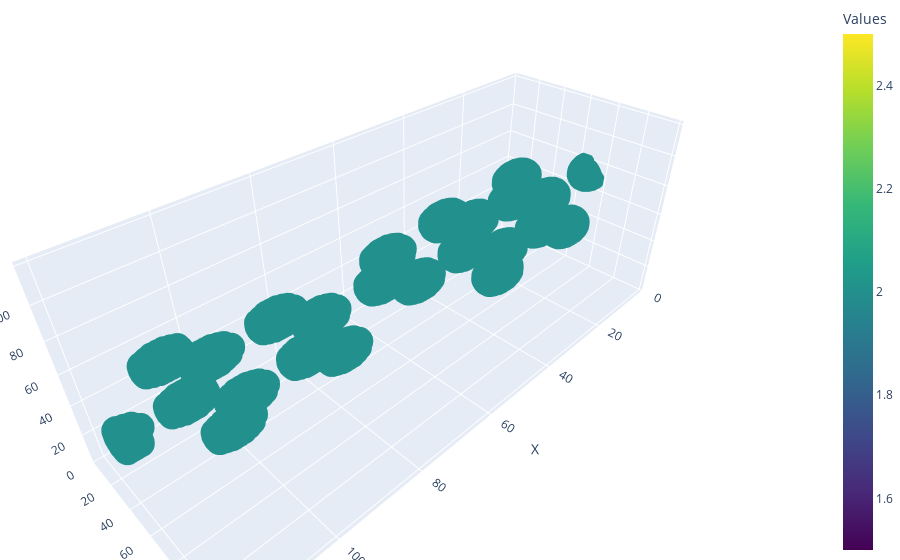

The notebook cell saved with this chart:
### Code cell
def find_neighbours(empty_grid, grid_shape, radius):
    second_grid = np.zeros(grid_shape, dtype=int)
      # Center coordinates
    occupied_points  = np.argwhere(empty_grid != 0)
    for point in occupied_points:
        x, y, z = point

        for dx in range(-radius, radius):
            for dy in range(-radius, radius):
                for dz in range(-radius, radius):
                    if (
                        0 <= x + dx**2 < grid_shape[0] and
                        0 <= y + dy**2 < grid_shape[1] and
                        0 <= z + dz**2 < grid_shape[2] and
                        dz**2+dy**2+dx**2 <= radius**2):
                            second_grid[x + dx, y + dy, z + dz] = 2

    return second_grid




atom_grid = find_neighbours(ID_sub_grid[4], np.shape(ID_sub_grid[4]),4)
plot_empty_grid(atom_grid)

### Figure 1 — Plotly figure (JSON) as saved in the notebook; plotly's stock layout.template omitted (floating-point values rounded to 4 significant figures; data arrays with more than 128 entries replaced by an {"elided": "..."} marker saying what was removed)
{"data": [{"marker": {"color": {"elided": "5977 int values"}, "colorbar": {"title": {"text": "Values"}}, "colorscale": [[0, "#440154"], [0.1111, "#482878"], [0.2222, "#3e4989"], [0.3333, "#31688e"], [0.4444, "#26828e"], [0.5556, "#1f9e89"], [0.6667, "#35b779"], [0.7778, "#6ece58"], [0.8889, "#b5de2b"], [1, "#fde725"]], "size": 10}, "mode": "markers", "type": "scatter3d", "x": {"elided": "5977 int values"}, "y": {"elided": "5977 int values"}, "z": {"elided": "5977 int values"}}], "layout": {"margin": {"b": 0, "l": 0, "r": 0, "t": 0}, "scene": {"xaxis": {"range": [0, 122], "title": {"text": "X"}}, "yaxis": {"range": [0, 122], "title": {"text": "Y"}}, "zaxis": {"range": [0, 122], "title": {"text": "Z"}}}}}
